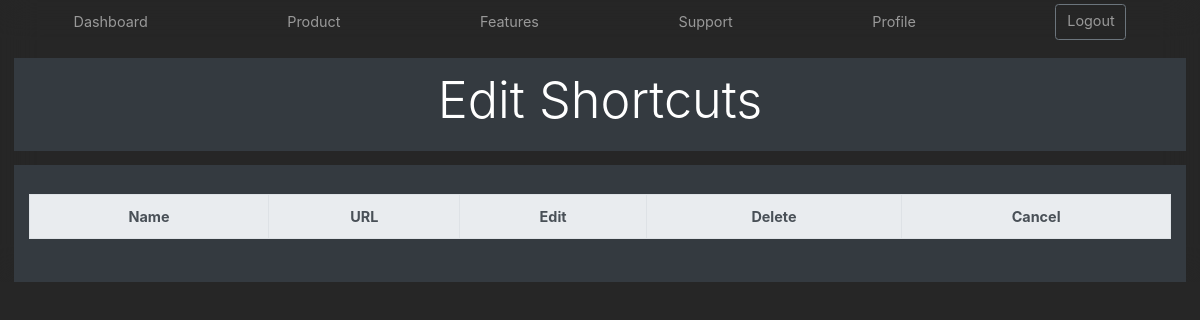
The app's page /Dashboard/editurl/table_6/, older data.
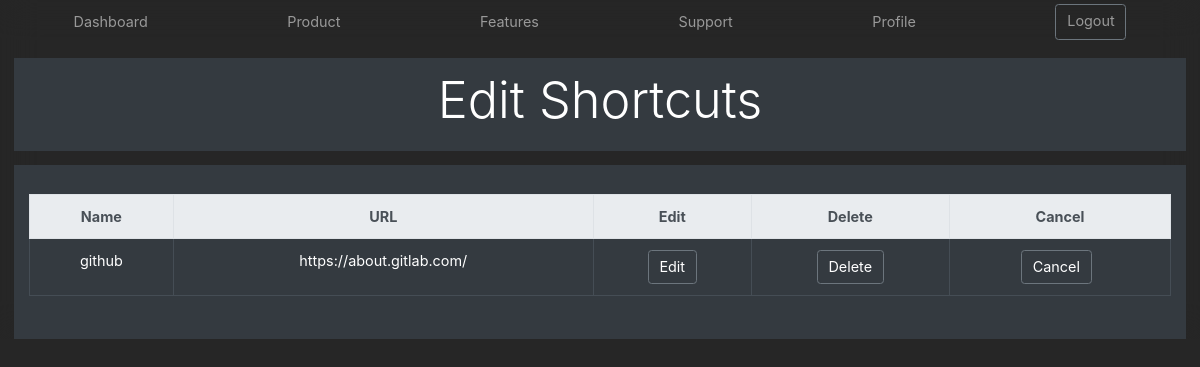
The same page, newer data.
### dashboard/models.py (models this page shows)
class userlinks(models.Model):
    main = models.CharField (max_length=200,default='')
    mainname = models.CharField (max_length=200,default='')
    mainfavicon = models.CharField (max_length=200,default='')
    table_id =  models.CharField (max_length=200,default='')

### dashboard/views.py (the view)
# urls.py: url(r'^editurl/(?P<table_id>[\w\-]+)/$', views.editurl ,name="editurl" ),
def editurl(request, table_id):
    table_id = table_id
    linktomain=userlinks.objects.all().filter(table_id=table_id)
    return render(request, 'editurl.html',{'linktomain':linktomain})

### dashboard/templates/editurl.html (shortened to what this page needs)
{% load static %}
<!DOCTYPE html>
<html lang="en">
<head>
<link rel="stylesheet" href="https://stackpath.bootstrapcdn.com/bootstrap/4.4.1/css/bootstrap.min.css">
<link rel="stylesheet"  href="{% static 'dashboard/css/product.css'%}">
<link rel="stylesheet"  href="{% static 'dashboard/css/dialog.css'%}">
</head>
<body>
 <nav class="site-header py-1">
  <div class="container d-flex flex-column flex-md-row justify-content-between">
     <a class="py-2 d-none d-md-inline-block" href="/Dashboard">Dashboard</a>
    <a class="py-2 d-none d-md-inline-block" href="#">Product</a>
    <a class="py-2 d-none d-md-inline-block" href="#">Features</a>
    <a class="py-2 d-none d-md-inline-block" href="#">Support</a>
    <a class="py-2 d-none d-md-inline-block" href="/Dashboard/profile">Profile</a>
    <a class="btn btn-outline-secondary" href="/Dashboard/logout">Logout</a>
  </div>
</nav>
<div class="position-relative overflow-hidden p-3 p-md-1 m-md-3 text-center bg-dark">
  <div class="col-md-5 mx-auto">
    <h1 class="display-4 titleposition">Edit Shortcuts</h1>
 </div>
  </div>
<div class="d-md-flex flex-md-equal w-100 my-md-3 pl-md-3">
  <div class="bg-dark mr-md-3 px-md-3 text-center text-white overflow-hidden">
    <div class="my-3 py-3">
<table class="table table-dark table-hover table-bordered">
    <thead class="thead-light">
    <tr>
        <th scope="col">Name</th>
        <th scope="col">URL</th>
        <th scope="col">Edit</th>
        <th scope="col">Delete</th>
        <th scope="col">Cancel</th>
    </tr>
    <thead>
    <tbody>
    {% for link in linktomain %}
        <tr>
            <td>{{link.mainname}}</td>
            <td>{{link.main}}</td>
            <td><a href="{% url 'editinglinks' pk=link.pk %}"><button class="btn btn-outline-secondary btn-color">Edit</button></a></td>
            <td><a href="{% url 'deletelinks' pk=link.pk %}"><button class="btn btn-outline-secondary btn-color">Delete</button></a></td>
            <td><button onclick="location.href='/Dashboard'" id="cancel" class="btn btn-outline-secondary btn-color" type="button" tabindex="0" title="Cancel" aria-label="Cancel">Cancel</button></td>
        </tr>
    {% endfor %}
    </tbody>
    </table>
    </div>
    </div>
    </div>
  </body>
</html>

Row changes from the older to the newer data that the page shows:
now on this page (row edited): userlinks: mainname "github", main "https://about.gitlab.com/"
